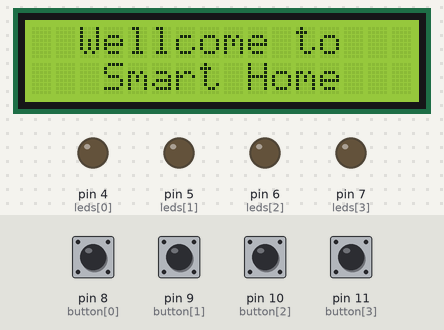
The sketch below on a simulated Arduino Uno, built with avr-gcc and run on an emulated ATmega328P. Shown: 16×2 character LCD, output pins drawn as LEDs (lit = HIGH). Inputs (shaded band) come from the test bench; at power-on: pin 8 (button[0]), pin 9 (button[1]), pin 10 (button[2]), pin 11 (button[3]) LOW. What the sketch prints to the serial monitor is not drawn.

Above: at 1.3 s.
1.4 s: pin 8 (button[0]) pulled HIGH for 1 s
At 2.9 s:
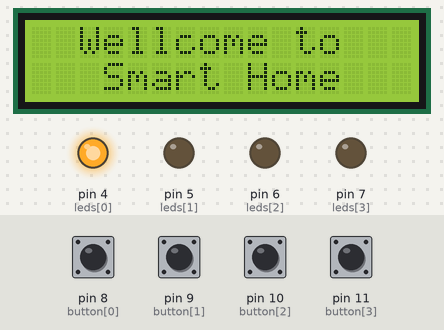
3.9 s: pin 9 (button[1]) pulled HIGH for 0.15 s
At 5.2 s:
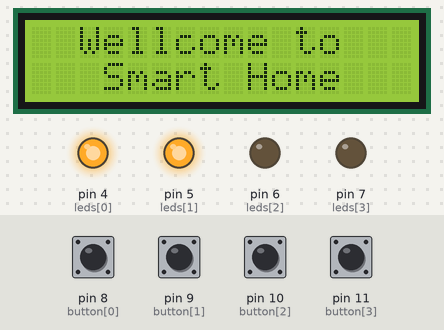
5.5 s: pin 8 (button[0]) pulled HIGH for 0.15 s
At 6.4 s:
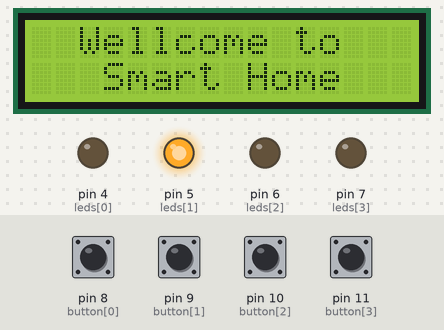
7.1 s: pin 10 (button[2]) pulled HIGH for 0.15 s
At 7.6 s:
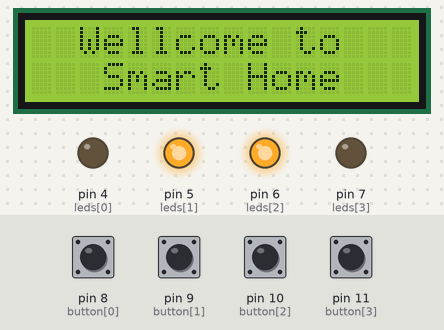
8.7 s: pin 11 (button[3]) pulled HIGH for 0.15 s
At 10.0 s:
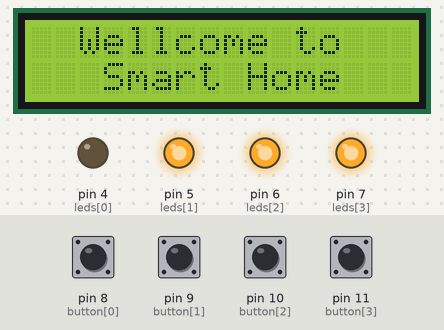
10.3 s: pin 9 (button[1]) pulled HIGH for 1 s
At 12.2 s:
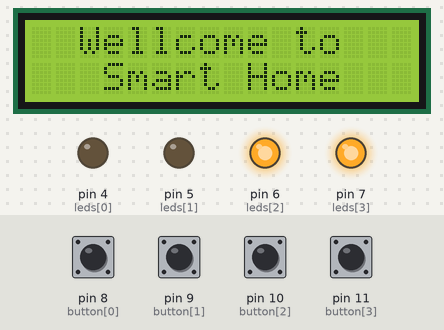
Timing chart, 0 to 13.7 s (numbered marks = the images above; inputs shaded):
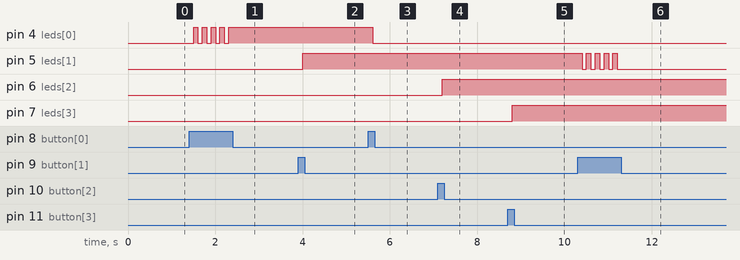

The sketch:

Arduino.ino
```cpp
#include <SoftwareSerial.h>
#include <SerialCommand.h>
#include <ArduinoJson.h>
#include <Wire.h>;
#include <LiquidCrystal_I2C.h>

SerialCommand sCmd;
int ledESP = 3;
int leds[] = {4, 5, 6, 7};
int button[4] = {8, 9, 10, 11};
boolean ledStatus[4] = {0, 0, 0, 0};
boolean buttonStatus[4] = {0, 0, 0, 0};
boolean buttonLongPress[4] = {0, 0, 0, 0};// Mặc định là không có sự kiện nhấn giữ.
unsigned long waitTime = 100; //nhấn giữ 100 mili giây để hệ thống xem đó là một sự kiến nhấn giữ.
unsigned long lastChangedTime[4] = {}; //Lưu thời gian thay đổi cuối cùng.
boolean reading[4] = {} ;
LiquidCrystal_I2C lcd(0x3F, 16, 2);

void setup() {
  lcd.begin();
  for (int i = 0; i < sizeof(leds) / sizeof(int); i++) {
    pinMode(leds[i], OUTPUT);
  }
  for (int i = 0; i < sizeof(button) / sizeof(int); i++) {
    pinMode(button[i], INPUT);
  }
  Serial.begin(57600);
  sCmd.addCommand("COM", funcXuLy);

  lcd.begin();
  lcd.setCursor(2, 0);
  lcd.print("Wellcome to");
  lcd.setCursor(3, 1);
  lcd.print("Smart Home");
}
void loop() {
  sCmd.readSerial();
  for (int i = 0; i < sizeof(button) / sizeof(int); i++) {
    reading[i] = digitalRead(button[i]);
    if (reading[i] != buttonStatus[i]) {
      buttonStatus[i] = reading[i]; //Cập nhập trạng thái cuối cùng.
      lastChangedTime[i] = millis(); //Cập nhập thời gian
    }
    if (millis() - lastChangedTime[i] > waitTime) {
      buttonLongPress[i] = reading[i];
      lastChangedTime[i] = millis();
    }
    if (buttonLongPress[i] == true) {
      StaticJsonBuffer<200> jsonBuffer2;
      JsonObject& root2 = jsonBuffer2.createObject();
      ledStatus[i] = !ledStatus[i];
      buttonLongPress[i] = false;
      root2["led"] = i;
      root2["sig"] = ledStatus[i];
      Serial.print("LEDSTATUS");
      Serial.print('\r');
      root2.printTo(Serial);
      Serial.print('\r');
    }
    digitalWrite(leds[i], ledStatus[i]);
  }
}

void funcXuLy() {
  char *json = sCmd.next();
  StaticJsonBuffer<200> jsonBuffer;
  JsonObject& root = jsonBuffer.parseObject(json);
  int target = root["target"];
  if (target == 1) {
    Serial.print("Vao");
    digitalWrite(ledESP, root["data"]);
  }
  if (target == 2) {
    int led = root["data"][0]; // Den
    int sig = root["data"][1]; // Tin hieu
    Serial.println(led);
    Serial.println(sig);
    digitalWrite(leds[led - 1], sig);
    ledStatus[led - 1] = sig;
  }
}
```

Measured:
- after the input at 1.4 s, pin 4 (leds[0]): alternates HIGH for 0.10 s and LOW for 0.10 s, 9 changes in all, then stays HIGH, starting after 0.10 s
- after the input at 3.9 s, pin 5 (leds[1]): LOW → HIGH after 0.10 s
- after the input at 5.5 s, pin 4 (leds[0]): HIGH → LOW after 0.10 s
- after the input at 7.1 s, pin 6 (leds[2]): LOW → HIGH after 0.10 s
- after the input at 8.7 s, pin 7 (leds[3]): LOW → HIGH after 0.10 s
- after the input at 10.3 s, pin 5 (leds[1]): alternates HIGH for 0.10 s and LOW for 0.10 s, 9 changes in all, then stays LOW, starting after 0.10 s
